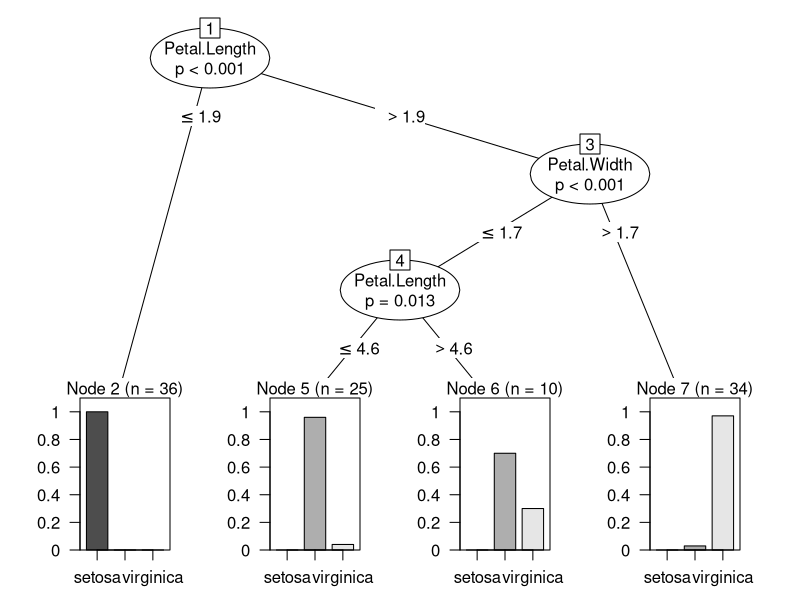
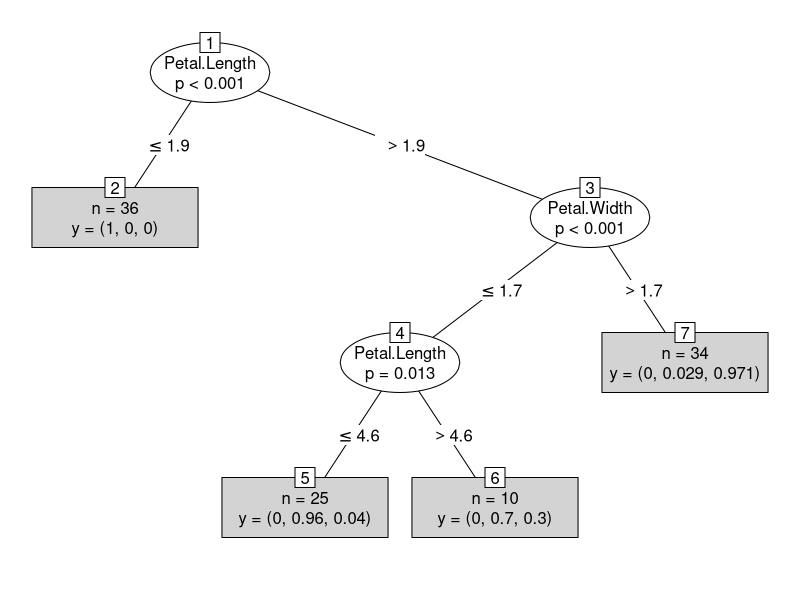

Source code (R) for these figures, in order: (Note: this script raises an error after producing the figures.)
# 분류분석 : Decision Tree
set.seed(123)
idx <- sample(1:nrow(iris), nrow(iris) * 0.7) # sample 데이터 만들기
train <- iris[idx, ]
test <-  iris[-idx,]
dim(train)

install.packages("party")
library(party)

# formula 만들기
formula <- Species ~.

ir_ctree <- ctree(formula = formula, data = train)
ir_ctree

plot(ir_ctree)
# plot에서 루트노드와 그밑에 있는 애들이 중요한 것. 나오지 않은 속성들은 중요 하지 않다는 것.

# 1) Petal.Length <= 1.9; criterion = 1, statistic = 97.203 # 수치가 작을 수록 좋음. # 첫번째 : 노드, 두번째 : 기준, 세번째 : 통계 확률.
#   2)*  weights = 32  # 별은 마지막 노드를 뜻함.
# 1) Petal.Length > 1.9 # 
#   3) Petal.Width <= 1.7; criterion = 1, statistic = 53.436
#     4)*  weights = 41 
#   3) Petal.Width > 1.7
#     5)*  weights = 32 

plot(ir_ctree, type="simple") # 간단한 시각화

# 분류 예측 : predict()
pred <- predict(ir_ctree, test)
pred

table(pred, test$Species)
(18 + 10 + 13) / nrow(test) # 0.9111111

library(caret)
confusionMatrix(pred, test$Species)

newdf <- iris[1,]
newdf
newdf <- rbind(newdf, c(5,4,3,2,"setosa"))
newdf <- rbind(newdf, c(5,4,3,2,"versicolor"))
newdf <- rbind(newdf, c(5,4,3,2,"virginica"))
newdf

newdf$Sepal.Length <- as.numeric(newdf$Sepal.Length)
newdf$Sepal.Width <- as.numeric(newdf$Sepal.Width)
newdf$Petal.Length <- as.numeric(newdf$Petal.Length)
newdf$Petal.Width <- as.numeric(newdf$Petal.Width)

pred2 <- predict(ir_ctree, newdf)
pred2

confusionMatrix(pred2, test$Species)
